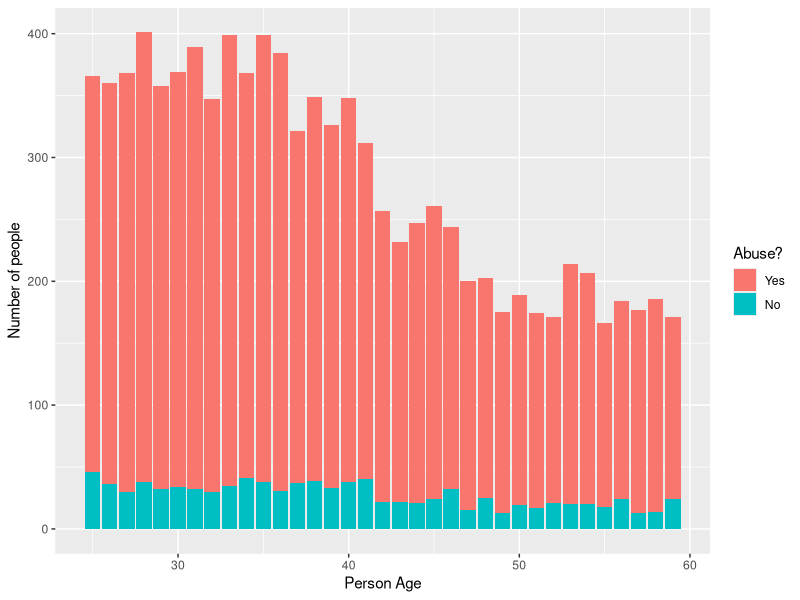
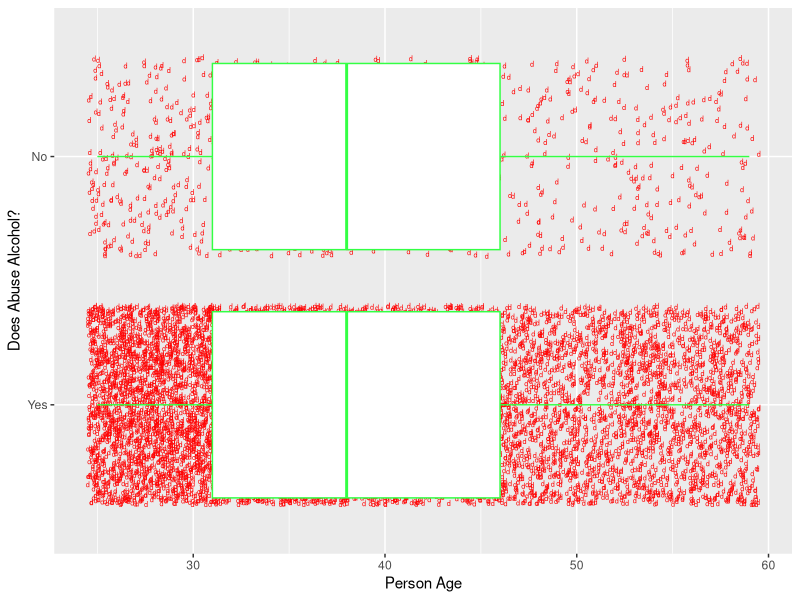

The R script that drew these images, in order:
# using the dataset alcohol, get the dataset
dfAlc = read.csv("Data/alcohol.csv")

# gets the library used for graphing
library(ggplot2)

# change logical to factor
dfAlc$abuse <- as.factor(dfAlc$abuse)

# change the name of factor variables
levels(dfAlc$abuse) <- c("Yes", "No")

# creates a stacked bar graph where those who abuse alcohol are in blue, those that do not are in orange
myplot <- ggplot(dfAlc, aes(x=age, fill=abuse)) + geom_bar() +
	xlab("Person Age") + ylab("Number of people")

# changes the title of the legend
myplot <- myplot + guides(fill=guide_legend(title="Abuse?"))

print(myplot)

# creates a jitter plot and box plot, also changed xlabel, ylabel, and some colors
myplot2 <- ggplot(dfAlc, aes(x=age, y=abuse)) + 
	geom_jitter(shape=100, position=position_jitter(0.5), color="#ff0000") + 
	geom_boxplot(color='#33ff44') +
	xlab("Person Age") + ylab("Does Abuse Alcohol?")

print(myplot2)
